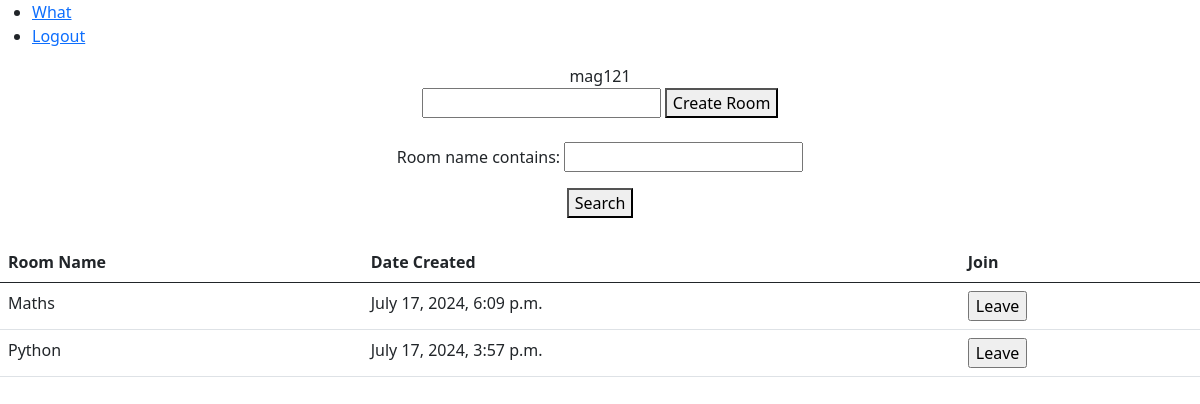
Screenshot of / (signed in) with the database file from the repository.
### chatapp/models.py (models this page shows, shortened)
class Room(models.Model):
    room_name = models.CharField(max_length=150, unique=True, primary_key=True)
    avatar = ResizedImageField(quality=70, upload_to='media/room', blank=True, null=True)
    members = models.ManyToManyField(Profile, blank=True)
    created_at = models.DateTimeField(auto_now_add=True)

### chatapp/views.py (the view)
# urls.py: 2. Add a URL to urlpatterns:  path('', views.home, name='home')
@login_required(login_url='signin')
def home(request):
    if request.method == 'POST':
        room_name = str(request.POST['room']).lower()
        user = request.user
        room = Room.objects.create(room_name=room_name, user=user)
        messages.info(request, 'room created')
        return redirect('home')
    form = RoomForm()
    room_filter = RoomFilter(request.GET, queryset=Room.objects.all())
    context = {
        "form": form,
        'filter': room_filter,
    }
    return render(request, 'home.html', context)

### chatapp/forms.py
class RoomForm(forms.Form):
    room_name = forms.CharField(max_length=50, required=True, widget=forms.TextInput(attrs={"placeholder":"create or join room"}))

### chatapp/templates/home.html (shortened to what this page needs)
<!DOCTYPE html>
<html lang="en">
<head>
    <link href="https://cdn.jsdelivr.net/npm/bootstrap@5.0.2/dist/css/bootstrap.min.css" rel="stylesheet"
>
</head>
<body>
    <nav>
        <ul>
            <li>
                <a href="/what">What</a>
            </li>
            <li>
                <a href="{% url 'signout' %}">Logout</a>
            </li>
        </ul>
    </nav>
    <center>
        {{ request.user.username }}
        <form action="{% url 'create_room' %}" method="post">
            <input name="room_name" type="text" required minlength="3">
            <button type="submit">Create Room</button>
        </form>
        <form method="get">
            {{ filter.form.as_p }}
            <button type=submit">Search</button>
        </form>
        <table class="table">
            <thead>
                <tr>
                    <th scope="col">Room Name</th>
                    <th scope="col">Date Created</th>
                    <th scope="col">Join</th>
                </tr>
            </thead>
            <tbody>
                {% for obj in filter.qs reversed %}
                <tr>
                    <td>{{ obj.room_name }}</td>
                    <td>{{ obj.created_at }}</td>
                    <td>
                        <form action="{% url 'joinroom' %}" method="post">
                            {% if request.user.profile in obj.members.all %}
                            <input type="submit" value="Leave">
                            {% else %}
                            <input type="submit" value="Join" >
                            {% endif %}
                        </form>
                    </td>
                </tr>
                {% endfor %}
            </tbody>
        </table>
    </center>
</body>
</html>

### rows the page displays
Room: room_name "Maths", created_at "July 17, 2024, 6:09 p.m."
Room: room_name "Python", created_at "July 17, 2024, 3:57 p.m."

### other values shown
{{ request.user.username }} "mag121"
